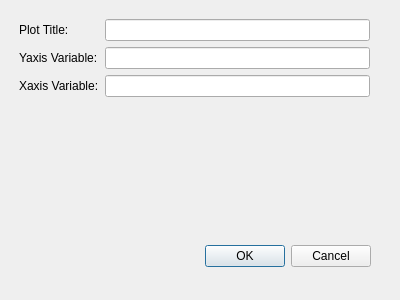
<?xml version="1.0" encoding="UTF-8"?>
<ui version="4.0">
 <class>PlotDialog</class>
 <widget class="QDialog" name="PlotDialog">
  <property name="geometry">
   <rect>
    <x>0</x>
    <y>0</y>
    <width>400</width>
    <height>300</height>
   </rect>
  </property>
  <property name="windowTitle">
   <string>Dialog</string>
  </property>
  <widget class="QDialogButtonBox" name="buttonBox">
   <property name="geometry">
    <rect>
     <x>30</x>
     <y>240</y>
     <width>341</width>
     <height>32</height>
    </rect>
   </property>
   <property name="orientation">
    <enum>Qt::Horizontal</enum>
   </property>
   <property name="standardButtons">
    <set>QDialogButtonBox::Cancel|QDialogButtonBox::Ok</set>
   </property>
  </widget>
  <widget class="QWidget" name="formLayoutWidget">
   <property name="geometry">
    <rect>
     <x>19</x>
     <y>19</y>
     <width>351</width>
     <height>221</height>
    </rect>
   </property>
   <layout class="QFormLayout" name="formLayout">
    <item row="0" column="0">
     <widget class="QLabel" name="label">
      <property name="text">
       <string>Plot Title:</string>
      </property>
     </widget>
    </item>
    <item row="1" column="0">
     <widget class="QLabel" name="label_2">
      <property name="text">
       <string>Yaxis Variable:</string>
      </property>
     </widget>
    </item>
    <item row="2" column="0">
     <widget class="QLabel" name="label_3">
      <property name="text">
       <string>Xaxis Variable:</string>
      </property>
     </widget>
    </item>
    <item row="0" column="1">
     <widget class="QLineEdit" name="lineEdit"/>
    </item>
    <item row="1" column="1">
     <widget class="QLineEdit" name="lineEdit_2"/>
    </item>
    <item row="2" column="1">
     <widget class="QLineEdit" name="lineEdit_3"/>
    </item>
   </layout>
  </widget>
 </widget>
 <resources/>
 <connections>
  <connection>
   <sender>buttonBox</sender>
   <signal>accepted()</signal>
   <receiver>PlotDialog</receiver>
   <slot>accept()</slot>
   <hints>
    <hint type="sourcelabel">
     <x>248</x>
     <y>254</y>
    </hint>
    <hint type="destinationlabel">
     <x>157</x>
     <y>274</y>
    </hint>
   </hints>
  </connection>
  <connection>
   <sender>buttonBox</sender>
   <signal>rejected()</signal>
   <receiver>PlotDialog</receiver>
   <slot>reject()</slot>
   <hints>
    <hint type="sourcelabel">
     <x>316</x>
     <y>260</y>
    </hint>
    <hint type="destinationlabel">
     <x>286</x>
     <y>274</y>
    </hint>
   </hints>
  </connection>
 </connections>
</ui>
